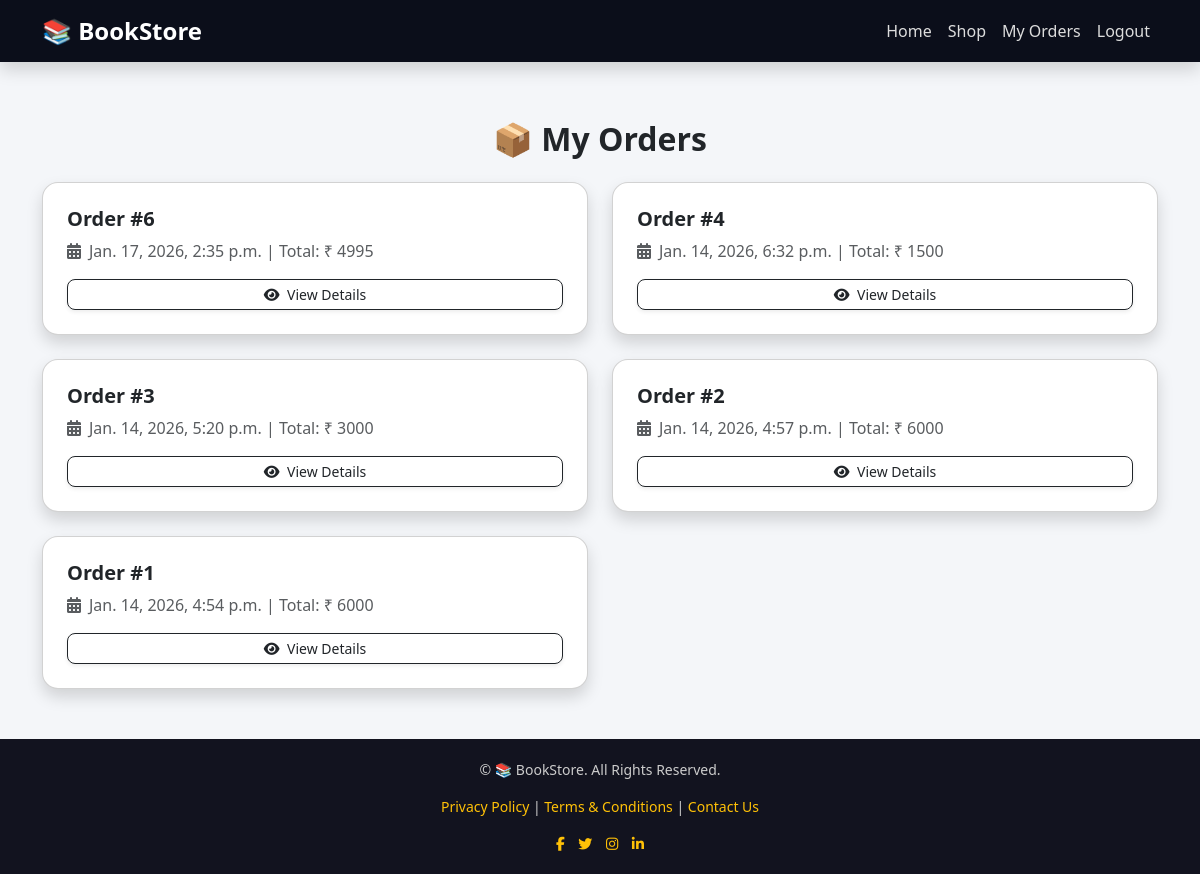
/my-orders/ (signed in), run on the app's committed database.
### store/models.py (models this page shows, shortened)
class Order(models.Model):
    user = models.ForeignKey(User, on_delete=models.CASCADE)
    full_name = models.CharField(max_length=100)
    address = models.TextField()
    city = models.CharField(max_length=50)
    pincode = models.CharField(max_length=10)
    phone = models.CharField(max_length=15)
    total_amount = models.IntegerField()
    created_at = models.DateTimeField(auto_now_add=True)

### store/views.py (the view)
# urls.py: path('my-orders/', views.my_orders, name='my_orders'),
@login_required(login_url='login')
def my_orders(request):
    orders = Order.objects.filter(user=request.user).order_by('-created_at')
    return render(request, 'my_orders.html', {'orders': orders})

### store/templates/my_orders.html (shortened to what this page needs)
{% extends 'base.html' %}
{% block content %}
<div class="container mt-5 mb-5">
<h2 class="mb-4 text-center fw-bold">📦 My Orders</h2>
{% if orders %}
<div class="row g-4">
{% for order in orders %}
<div class="col-md-6">
<div class="card shadow rounded-4 p-4 hover-card">
<h5 class="fw-bold mb-2">Order #{{ order.id }}</h5>
<p class="text-muted mb-3">
<i class="fa-solid fa-calendar-days me-2"></i>{{ order.created_at }} | Total: ₹ {{ order.total_amount }}
</p>
<a href="{% url 'order_success' order.id %}" class="btn btn-outline-dark btn-sm shadow-sm">
<i class="fa-solid fa-eye me-1"></i> View Details
</a>
</div>
</div>
{% endfor %}
</div>
{% endif %}
</div>
{% endblock %}

### store/templates/base.html (style rules this page uses)
body { font-family: 'Segoe UI', sans-serif; background:#f4f6f9; }

### store/templates/my_orders.html (style rules this page uses)
.hover-card { transition: all .3s ease; }
.btn { transition: all .3s ease; border-radius:8px; }

### data on the page
Order: id "6", created_at "Jan. 17, 2026, 2:35 p.m.", total_amount "4995"
Order: id "4", created_at "Jan. 14, 2026, 6:32 p.m.", total_amount "1500"
Order: id "3", created_at "Jan. 14, 2026, 5:20 p.m.", total_amount "3000"
Order: id "2", created_at "Jan. 14, 2026, 4:57 p.m.", total_amount "6000"
Order: id "1", created_at "Jan. 14, 2026, 4:54 p.m.", total_amount "6000"
